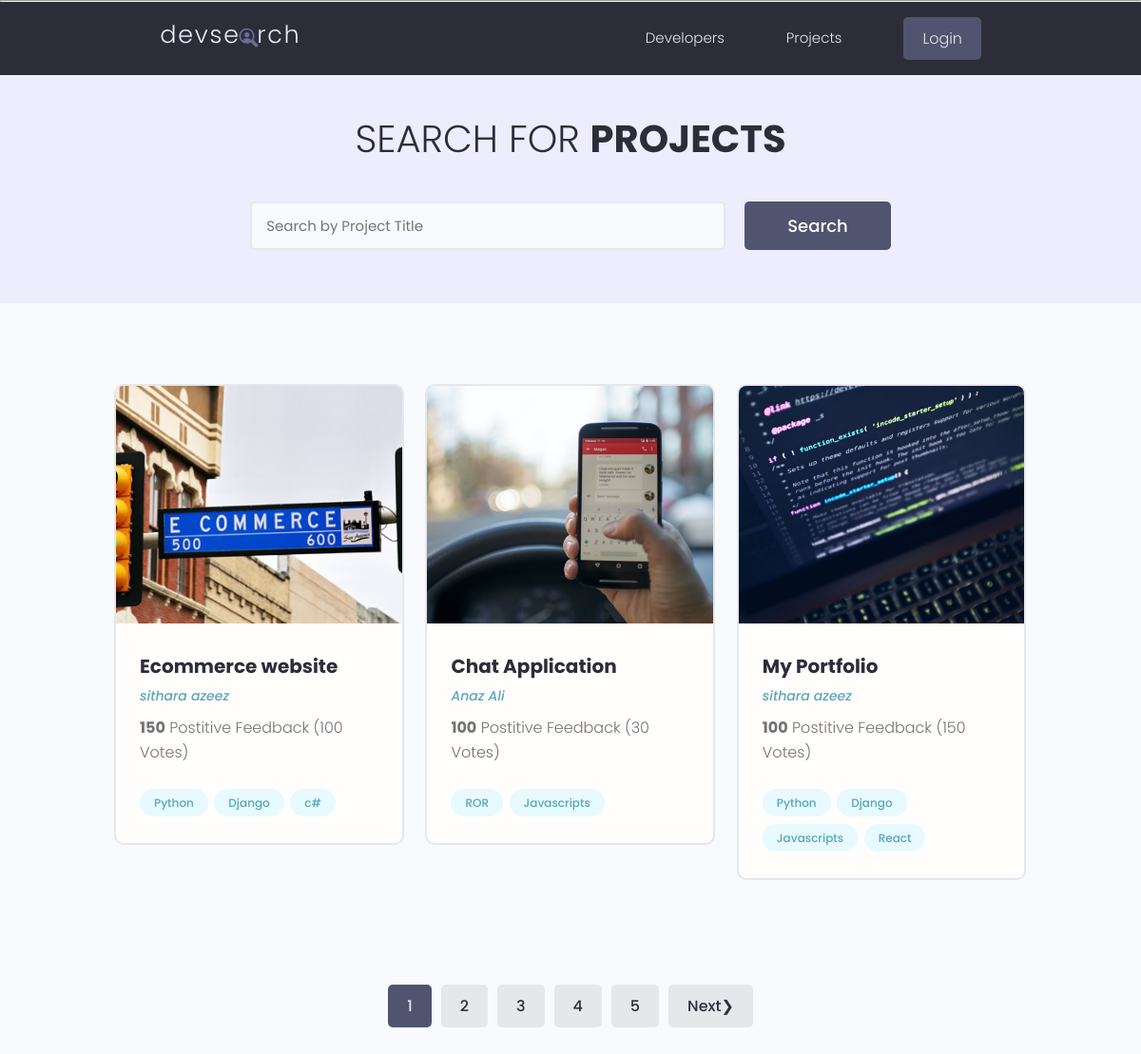
The page /project/projects/ on the database its author committed.
### project/models.py (models this page shows, shortened)
class Project(models.Model):
    owner = models.ForeignKey(Profile,on_delete=models.SET_NULL, null=True, blank=True)
    title = models.CharField(max_length = 200)
    image = models.ImageField(upload_to='photos/', null=True, blank=True, default="photos/default.jpg")
    description = models.TextField(null = True, blank = True)
    demo_link = models.CharField(max_length=2000, null = True, blank = True)
    source_link = models.CharField(max_length=2000, null = True, blank = True)
    tags = models.ManyToManyField('Tag',blank=True)
    created = models.DateTimeField(auto_now_add = True)
    published = models.DateTimeField(default=timezone.now)
    vote_total = models.IntegerField(default=0,null=True,blank=True)
    vote_ratio = models.IntegerField(default=0,null=True,blank=True)

class Tag(models.Model):
    name = models.CharField(max_length=100)
    created = models.DateTimeField(auto_now_add=True,blank=True)
    def __str__(self):
        return self.name

### users/models.py (models this page shows, shortened)
class Profile(models.Model):
    user = models.OneToOneField(User, on_delete=models.CASCADE, null=True, blank=True )
    name = models.CharField(max_length=200, null=True, blank=True)
    username = models.CharField(max_length=200, null=True, blank=True)
    location = models.CharField(max_length=200, null=True, blank=True)
    email = models.EmailField(null=True, blank=True)
    short_intro = models.CharField(max_length=1000, null=True, blank=True)
    bio = models.TextField(null=True, blank=True)
    profile_image = models.ImageField(upload_to='profiles/', null=True, blank=True, default='profiles/user.png')
    social_github = models.CharField(max_length=2000, null = True, blank = True)
    social_twitter = models.CharField(max_length=2000, null = True, blank = True)
    social_youtube = models.CharField(max_length=2000, null = True, blank = True)
    social_linkedin = models.CharField(max_length=2000, null = True, blank = True)
    social_website = models.CharField(max_length=2000, null = True, blank = True)

### project/views.py (the view)
# urls.py: path('projects/',views.projects,name='projects'),
def projects(request):
    project_list, search_query = searchProjects(request)
    project_list, custom_range, paginator, page = paginateProjects(
        request,project_list,3)
    context = {'projects': project_list,
               'search_query': search_query,
               'custom_range': custom_range,
               'paginator' : paginator,
               'page' : page,
    }
    return render(request,'projs/projects.html',context)

### project/utils.py (called while the page is built)
def searchProjects(request):
    search_query = ''
    if request.GET.get('search_query'):
        search_query = request.GET.get('search_query')
    tags_list = Tag.objects.filter(name__icontains=search_query)
    project_list = Project.objects.filter(Q(title__icontains=search_query) |
                                          Q(owner__username__icontains=search_query) |
                                          Q(tags__in=tags_list)).distinct()
    return project_list,search_query

def paginateProjects(request,project_list,project_per_page):
    paginator = Paginator(project_list,project_per_page)
    page = request.GET.get('page')
    try:
        project_list = paginator.page(page)
    except PageNotAnInteger:
        page = 1
        project_list = paginator.page(page)
    except EmptyPage:
        page = paginator.num_pages
        project_list = paginator.page(page)
    leftIndex = int(page)-4
    if leftIndex < 1:
        leftIndex = 1
    rightIndex = int(page)+4
    if rightIndex >= paginator.num_pages:
        rightIndex = paginator.num_pages + 1
    custom_range = range(leftIndex,rightIndex)
    print('page=',page)
    return project_list,custom_range,paginator,page

### project/templates/projs/projects.html (shortened to what this page needs)
{% extends 'main.html' %}
{% block content %}
  <main class="projects">
    <section class="hero-section text-center">
      <div class="container container--narrow">
        <div class="hero-section__box">
          <h2>Search for <span>Projects</span></h2>
        </div>
        <div class="hero-section__search">
          <form class="form" action="#" method="get">
            <div class="form__field">
              <input class="input input--text" id="formInput#search" type="text" name="search_query"
                value="{{search_query}}" placeholder="Search by Project Title" />
            </div>
            <input class="btn btn--sub btn--lg" type="submit" value="Search" />
          </form>
        </div>
      </div>
    </section>
    <section class="projectsList">
        <div class="container">
          <div class="grid grid--three">
            {% for p in projects %}
            <div class="column">
              <div class="card project">
                <a href="{% url 'project:project' p.id %}" class="project">
                  <img class="project__thumbnail" src="{{p.image.url}}" alt="project thumbnail" />
                  <div class="card__body">
                    <h3 class="project__title">{{p.title}}</h3>
                    <p><a class="project__author" href="profile.html">{{p.owner.name}}</a></p>
                    <p class="project--rating">
                      <span style="font-weight: bold;">{{p.vote_ratio}}</span> Postitive
                      Feedback ({{p.vote_total}} Votes)
                    </p>
                    <div class="project__tags">
                        {% for tag in p.tags.all %}
                      <span class="tag tag--pill tag--main">
                        <small>{{tag}}</small>
                      </span>
                      {% endfor %}
                    </div>
                  </div>
                </a>
              </div>
            </div>
            {% endfor %}
          </div>
        </div>
      </section>
      {% include 'pagination.html' with queryset=projects custom_range=custom_range  %}
  </main>
{% endblock %}

### templates/main.html (shortened to what this page needs)
{% load static %}
<!DOCTYPE html>
<html lang="en">
<head>
    <link rel="stylesheet" href="https://cdn.iconmonstr.com/1.3.0/css/iconmonstr-iconic-font.min.css" />
    <link rel="stylesheet" href="{% static 'uikit/styles/uikit.css' %}" />
    <link rel="stylesheet" href="{% static 'styles/app.css' %}" />
</head>
<body>
    {% include 'Nav-bar.html' %}
    {% block content %}
    {% endblock %}
</body>
</html>

### templates/nav-bar.html (shortened to what this page needs)
{% load static  %}
<header class="header">
    <div class="container container--narrow">
      <a href="/" class="header__logo">
        <img src="{% static 'images/logo.svg' %}" alt="DevSearch Logo" />
      </a>
      <nav class="header__nav">
        <ul class="header__menu">
          <li class="header__menuItem"><a href="{% url 'users:profiles-all' %}">Developers</a></li>
          <li class="header__menuItem"><a href="{% url 'project:projects' %}">Projects</a></li>
          {% if request.user.is_authenticated %}
          <li class="header__menuItem"><a href="{% url 'users:inbox' %}">Inbox</a></li>
          <li class="header__menuItem"><a href="{% url 'users:account' %}">My Account</a></li>
          <li class="header__menuItem"><a href="{% url 'users:logout' %}" class="btn btn--sub">Logout</a></li>
          {% else %}
          <li class="header__menuItem"><a href="{% url 'users:login' %}" class="btn btn--sub">Login</a></li>
          {% endif %}
        </ul>
      </nav>
    </div>
  </header>

### templates/pagination.html (shortened to what this page needs)
{% if queryset.has_other_pages %}
<div class="pagination">
    <ul class="container">
    {% for page in custom_range %}
    {% if page == queryset.number %}
    <li><a href="?page={{page}}&search_query={{search_query}}" class="btn page-link btn--sub">{{page}}</a></li>
    {% else %}
    <li><a href="?page={{page}}&search_query={{search_query}}" class="btn page-link">{{page}}</a></li>
    {% endif %}
    {% endfor %}
    {% if queryset.has_next %}
    <li><a href="?page={{queryset.next_page_number}}&search_query={{search_query}}" class="btn page-link">Next&#10095</a></li>
    {% endif %}
    </ul>
</div>
{% endif %}

### static/styles/app.css (style rules this page uses)
:root { --color-sub: #2d2d39; }
.btn--sub { background-color: var(--color-sub-light); }
.card { border: 2px solid var(--color-light); }
img { width: 100%; }
.header { position: sticky; z-index: 111; background-color: var(--color-sub); padding: 1.5rem 0; }
.header > .container { display: flex; justify-content: space-between; align-items: center; }
.header__logo > img { height: 3.8rem; }
.header__nav > ul { display: inline-flex; align-items: center; list-style: none; gap: 6.5rem; }
.header__menuItem > a { color: var(--color-light); font-weight: 300; }
.hero-section { height: 40vh; display: flex; align-items: center; background-color: var(--color-sub); }
.hero-section__box { margin-bottom: 4rem; }
.hero-section__box > h2, .hero-section__box > h2 > span { font-size: 4rem; color: var(--color-light); line-height: 1.3; text-transform: uppercase; }
.hero-section__box > h2 { font-weight: 300; }
.hero-section__box > h2 > span { font-weight: 700; }
.hero-section__search > .form { display: flex; align-items: center; justify-content: center; gap: 2rem; }
.hero-section__search > .form input.input--text { width: 50rem; }
.pagination { margin-top: 8rem; margin-bottom: 10rem; }
.pagination > ul { flex-wrap: wrap; list-style: none; display: flex; align-items: center; justify-content: center; gap: 1rem; }
.pagination .btn { color: var(--color-sub); }
.pagination .btn.btn--sub { color: var(--color-light); }
.project__author { font-size: 1.4rem; font-style: italic; }
.project--rating { margin-bottom: 1.6em; margin-top: .5em; }
.projects > .hero-section { background: var(--color-sub-lighter); height: 30vh; }
.projects .hero-section__box { margin-bottom: 2.5rem; }
.projects .hero-section__box > h2 { color: var(--color-sub); }
.projects .hero-section__box > h2 > span { font-weight: 700; color: var(--color-sub); }
.projectsList { margin-top: 8rem; }
.project__thumbnail { height: 25rem; object-fit: cover; object-position: top center; }
.project__title { font-size: 2rem; font-weight: 700; color: var(--color-sub); }

### static/uikit/styles/modules/_variables.css (style rules this page uses)
:root { --color-main: #5aa5b9; --color-main-light: #e6faff; --color-sub: #3f4156; --color-sub-light: #51546e; --color-sub-lighter: #ededfd; --color-text: #737373; --color-gray: #8b8b8b; --color-light: #e5e7eb; --color-light-gray: #767676; --color-bg: #f8fafd; --color-white: #fffefd; --color-white-light: #f3f3f3; --color-success: #359e64; --color-success-bg: #def8e8; --color-error: #fc4b0b; --color-error-bg: #fff2ee; --font-base: 'Poppins', arial, helvetica, 'Segoe UI', roboto, ubuntu, sans-serif; --font-monospace: 'Fira Code', 'Courier New', courier, monospace; --font-regular: 300; --font-medium: 500; --font-bold: 700; --generic-shadow: 1px 1px 5px #00000010; --generic-transition: all 0.3s ease-in-out; }

### static/uikit/styles/modules/_base.css (style rules this page uses)
* { margin: 0; padding: 0; box-sizing: border-box; text-rendering: optimizeLegibility; color: inherit; font-size: inherit; }
html { font-size: 50%; }
@media only screen and (min-width: 480px) { html { font-size: 56.25%; } }
@media only screen and (min-width: 1200px) { html { font-size: 62.5%; } }
body { line-height: 1.6; font-weight: 400; font-size: 1.5rem; color: var(--color-text); background-color: var(--color-bg); min-height: 100vh; }

### static/uikit/styles/modules/_typography.css (style rules this page uses)
* { font-family: var(--font-base); }
h2 { font-size: 3.6rem; font-weight: var(--font-bold); }
h3 { font-size: 3.2rem; font-weight: var(--font-medium); }
p, span, strong { font-size: 1.6rem; color: var(--color-text); font-weight: var(--font-regular); }
a { padding-bottom: 2px; text-decoration: none; display: inline-block; color: var(--color-main); font-weight: var(--font-medium); }

### static/uikit/styles/modules/_utilities.css (style rules this page uses)
.container { width: 92%; max-width: 165rem; margin: 0 auto; box-sizing: border-box; }
.container--narrow { width: 92%; max-width: 120rem; }
@media screen and (min-width: 1000px) { .container { width: 90%; } }
@media screen and (min-width: 1000px) { .container--narrow { width: 85%; } }
@media screen and (min-width: 1200px) { .container { width: 80%; } }
@media screen and (min-width: 1200px) { .container--narrow { width: 72%; } }
.text-center { text-align: center; }

### static/uikit/styles/modules/_card.css (style rules this page uses)
.card { border-radius: 1rem; background-color: var(--color-white); border: 1.5px solid var(--color-light); width: auto; height: auto; margin-top: 0.5rem; margin-bottom: 0.5rem; overflow: hidden; }
.card__body, .card__header { padding: 2rem 2.5rem; }

### rows shown on the page
Project: image (picture), title "Ecommerce website", owner.name "sithara azeez", vote_ratio "150", vote_total "100"
Tag: name "Python"
Tag: name "Django"
Tag: name "c#"
Project: image (picture), title "Chat Application", owner.name "Anaz Ali", vote_ratio "100", vote_total "30"
Tag: name "ROR"
Tag: name "Javascripts"
Project: image (picture), title "My Portfolio", owner.name "sithara azeez", vote_ratio "100", vote_total "150"
Tag: name "React"

### other values the page prints
{{ page }} "1"
{{ page }} "2" "3" "4" "5"
